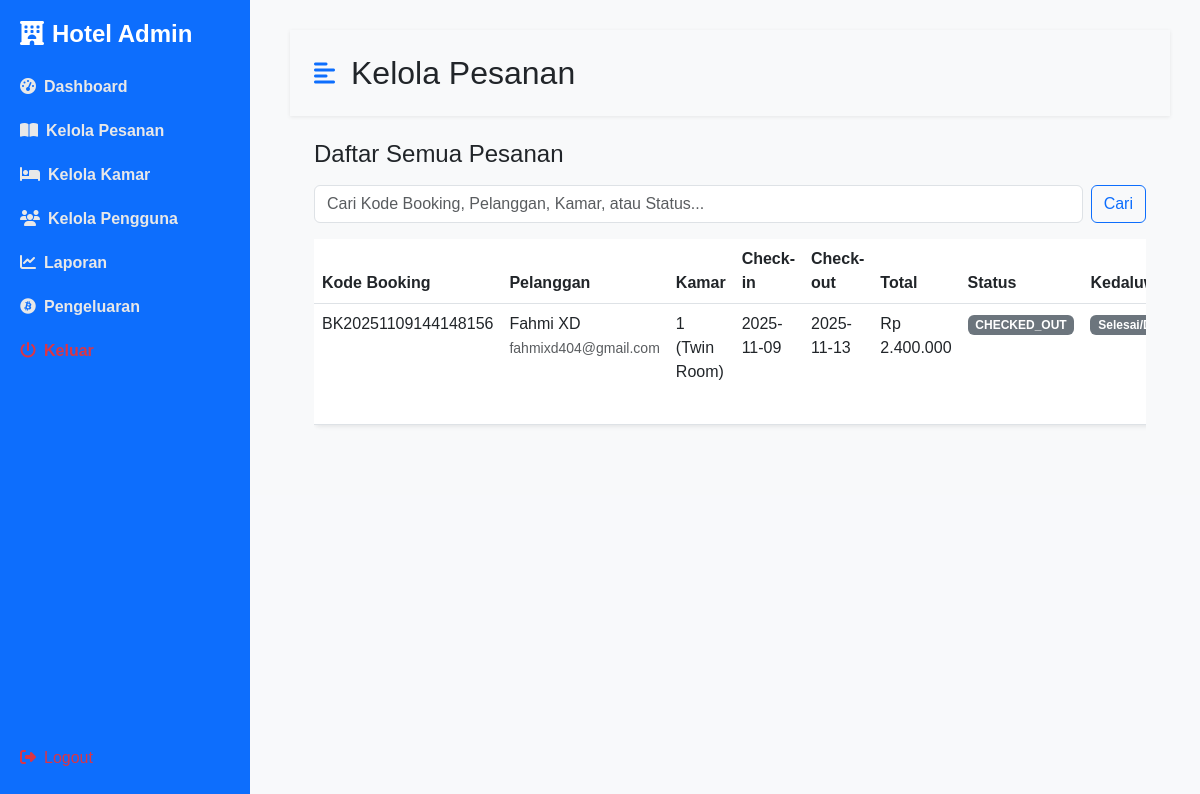
/admin/kelola_pesanan.php (signed in), run on an earlier commit of the app's database.
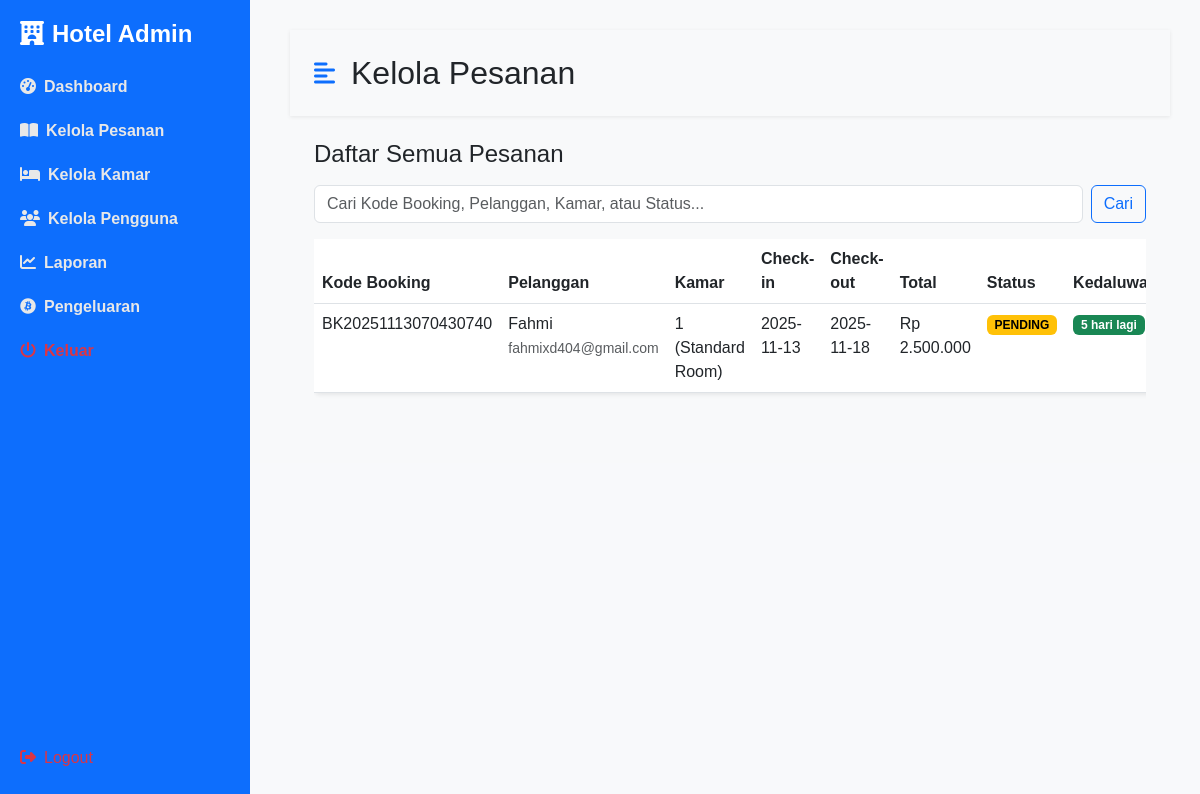
And on a later commit of the database.
### tables this page shows
CREATE TABLE `bookings` (
  `id` int NOT NULL,
  `booking_code` varchar(20) NOT NULL,
  `user_id` int NOT NULL,
  `room_id` int NOT NULL,
  `check_in` date NOT NULL,
  `check_out` date NOT NULL,
  `total_price` decimal(50,2) NOT NULL,
  `status` enum('pending','confirmed','cancelled','checked_in','checked_out','paid','failed') DEFAULT 'pending',
  `created_at` datetime DEFAULT CURRENT_TIMESTAMP
);

CREATE TABLE `users` (
  `id` int NOT NULL,
  `name` varchar(100) NOT NULL,
  `profile_pic` varchar(100) NOT NULL,
  `email` varchar(100) NOT NULL,
  `phone` varchar(20) DEFAULT NULL,
  `password` varchar(255) NOT NULL,
  `role` enum('admin','user') NOT NULL DEFAULT 'user',
  `created_at` datetime DEFAULT CURRENT_TIMESTAMP
);

CREATE TABLE `rooms` (
  `id` int NOT NULL,
  `image` varchar(100) NOT NULL,
  `room_number` varchar(10) NOT NULL,
  `room_type_id` int NOT NULL,
  `floor` int NOT NULL,
  `status` enum('available','maintenance','booked') DEFAULT 'available',
  `created_at` datetime DEFAULT CURRENT_TIMESTAMP
);

CREATE TABLE `room_types` (
  `id` int NOT NULL,
  `name` varchar(100) NOT NULL,
  `description` text,
  `price_per_night` decimal(10,2) NOT NULL,
  `capacity` int NOT NULL,
  `facilities` text,
  `created_at` datetime DEFAULT CURRENT_TIMESTAMP
);

### admin/kelola_pesanan.php (the view, shortened to what this page needs)
<?php
include '../koneksi.php';
$search_term = '';
function calculateExpirationStatus($checkOutDate) {
    $check_out = new DateTime($checkOutDate);
    $expiry_time = $check_out->modify('+1 day');
    $now = new DateTime();
    $interval = $now->diff($expiry_time);
    $time_unit = '';
    $time_value = 0;
    if ($interval->days > 0) {
        $time_value = $interval->days;
        $time_unit = 'hari';
    } elseif ($interval->h > 0) {
        $time_value = $interval->h;
        $time_unit = 'jam';
    } elseif ($interval->i > 0) {
        $time_value = $interval->i;
        $time_unit = 'menit';
    } elseif ($interval->s > 0) {
        $time_value = $interval->s;
        $time_unit = 'detik';
    } else {
        return ['status' => 'Segera berakhir', 'is_expired' => false];
    }
    return ['status' => "$time_value $time_unit lagi", 'is_expired' => false];
}
$query = "
     SELECT
            b.id, b.booking_code, b.check_in, b.check_out, b.total_price, b.status, b.created_at, b.room_id,
            u.name as user_name, u.email as user_email,
            r.room_number,
            rt.name as room_type_name
     FROM bookings b
     JOIN users u ON b.user_id = u.id
     JOIN rooms r ON b.room_id = r.id
     JOIN room_types rt ON r.room_type_id = rt.id
";
$query .= " ORDER BY b.created_at DESC";
if (!empty($search_term)) {
    $stmt = $koneksi->prepare($query);
    $params_ref = array();
    $params_ref[] = &$param_types;
    foreach ($params as $param) {
        $params_ref[] = &$param;
    }
    call_user_func_array(array($stmt, 'bind_param'), $params_ref);
    $stmt->execute();
    $bookings_result = $stmt->get_result();
    $bookings = $bookings_result->fetch_all(MYSQLI_ASSOC);
    $stmt->close();
} else {
    $bookings_result = $koneksi->query($query);
    $bookings = $bookings_result->fetch_all(MYSQLI_ASSOC);
}
if (!empty($bookings)) {
    foreach ($bookings as &$booking) {
        if (in_array($booking['status'], ['checked_out', 'cancelled', 'failed'])) {
             $booking['expired_status'] = '<span class="badge bg-secondary">Selesai/Dihapus</span>';
        } else {
             $expiry_data = calculateExpirationStatus($booking['check_out']);
             if ($expiry_data['is_expired']) {
                 $booking['expired_status'] = '<span class="badge bg-danger">EXPIRED</span>';
             } else {
                 $booking['expired_status'] = '<span class="badge bg-success">' . $expiry_data['status'] . '</span>';
             }
        }
    }
}
?>
<!DOCTYPE html>
<html lang="id">
<head>
    <link href="https://cdn.jsdelivr.net/npm/bootstrap@5.3.0/dist/css/bootstrap.min.css" rel="stylesheet">
    <link rel="stylesheet" href="https://cdnjs.cloudflare.com/ajax/libs/font-awesome/6.4.0/css/all.min.css">
    <link rel="stylesheet" href="../assets/css/admin-style.css">
</head>
<body>
    <div class="d-flex" id="wrapper">
        <?php include 'sidebar.php'; ?>
        <div id="page-content-wrapper" class="content">
            <nav class="navbar navbar-expand-lg navbar-light bg-transparent py-4 px-4">
                 <div class="d-flex align-items-center">
                    <i class="fas fa-align-left primary-text fs-4 me-3" id="menu-toggle"></i>
                    <h2 class="fs-2 m-0">Kelola Pesanan</h2>
                </div>
            </nav>
            <div class="container-fluid px-4">
                <div class="row my-4">
                    <h3 class="fs-4 mb-3">Daftar Semua Pesanan</h3>
                    <div class="col-md-12 mb-3">
                        <form method="GET" action="kelola_pesanan.php" class="d-flex">
                            <input type="text" name="search" class="form-control me-2" placeholder="Cari Kode Booking, Pelanggan, Kamar, atau Status..." value="<?= htmlspecialchars($search_term) ?>">
                            <button type="submit" class="btn btn-outline-primary">Cari</button>
                        </form>
                    </div>
                    <div class="col-md-12">
                        <div class="table-responsive">
                            <table class="table bg-white rounded shadow-sm table-hover">
                                <thead>
                                    <tr>
                                        <th scope="col">Kode Booking</th>
                                        <th scope="col">Pelanggan</th>
                                        <th scope="col">Kamar</th>
                                        <th scope="col">Check-in</th>
                                        <th scope="col">Check-out</th>
                                        <th scope="col">Total</th>
                                        <th scope="col">Status</th>
                                        <th scope="col">Kedaluwarsa</th>
                                    </tr>
                                </thead>
                                <tbody>
                                    <?php if (!empty($bookings)): ?>
                                        <?php foreach ($bookings as $booking): ?>
                                            <tr>
                                                <td><?= htmlspecialchars($booking['booking_code']) ?></td>
                                                <td>
                                                    <?= htmlspecialchars($booking['user_name']) ?><br>
                                                    <small class="text-muted"><?= htmlspecialchars($booking['user_email']) ?></small>
                                                </td>
                                                <td><?= htmlspecialchars($booking['room_number']) ?> (<?= htmlspecialchars($booking['room_type_name']) ?>)</td>
                                                <td><?= htmlspecialchars($booking['check_in']) ?></td>
                                                <td><?= htmlspecialchars($booking['check_out']) ?></td>
                                                <td>Rp <?= number_format($booking['total_price'], 0, ',', '.') ?></td>
                                                <td>
                                                    <span class="badge status-<?= str_replace('_', '-', htmlspecialchars($booking['status'])) ?>">
                                                        <?= strtoupper(htmlspecialchars($booking['status'])) ?>
                                                    </span>
                                                </td>
                                                <td><?= $booking['expired_status'] ?></td>
                                            </tr>
                                        <?php endforeach; ?>
                                    <?php else: ?>
                                        <tr>
                                            <td colspan="9" class="text-center">Tidak ada pesanan yang ditemukan.</td>
                                        </tr>
                                    <?php endif; ?>
                                </tbody>
                            </table>
                        </div>
                    </div>
                </div>
            </div>
        </div>
    </div>
</body>
</html>

### admin/sidebar.php
<div class="sidebar d-flex flex-column justify-content-between">
    <div>
        <h4><i class="fa-solid fa-hotel me-2"></i>Hotel Admin</h4>
        <a href="index.php" class="list-group-item list-group-item-action bg-transparent second-text fw-bold">
            <i class="fas fa-tachometer-alt me-2"></i>Dashboard
        </a>
        <a href="kelola_pesanan.php" class="list-group-item list-group-item-action bg-transparent second-text fw-bold">
            <i class="fas fa-book-open me-2"></i>Kelola Pesanan
        </a>
        <a href="kelola_kamar.php" class="list-group-item list-group-item-action bg-transparent second-text fw-bold">
            <i class="fas fa-bed me-2"></i>Kelola Kamar
        </a>
        <a href="kelola_user.php" class="list-group-item list-group-item-action bg-transparent second-text fw-bold">
            <i class="fas fa-users me-2"></i>Kelola Pengguna
        </a>
        <a href="laporan.php" class="list-group-item list-group-item-action bg-transparent second-text fw-bold">
            <i class="fas fa-chart-line me-2"></i>Laporan
        </a>
        <a href="pengeluaran.php" class="list-group-item list-group-item-action bg-transparent second-text fw-bold">
            <i class="fa-brands fa-bitcoin me-2"></i>Pengeluaran
        </a>
        <a href="../index.php" class="list-group-item list-group-item-action bg-transparent text-danger fw-bold">
            <i class="fas fa-power-off me-2"></i>Keluar
        </a>
    </div>
    <div>
        <a href="../login.php?logout=1" class="text-danger"><i class="fa-solid fa-right-from-bracket me-2"></i>Logout</a>
    </div>
</div>

### assets/css/admin-style.css (style rules this page uses)
:root { --main-bg-color: #f8f9fa; --main-text-color: #000; --primary-color: #0d6efd; --secondary-color: #dee2e6; }
#wrapper { overflow-x: hidden; background-color: var(--main-bg-color); }
#page-content-wrapper { min-width: 100vw; }
#menu-toggle { cursor: pointer; }
.list-group-item { border: none; padding: 20px 30px; color: #fff; }
.primary-text { color: var(--primary-color); }
body { background-color: #f8f9fb; font-family: 'Poppins', sans-serif; }
.navbar { background: white; box-shadow: 0 1px 4px rgba(0, 0, 0, 0.08); }
.sidebar { width: 250px; background: #0d6efd; color: white; height: 100vh; position: fixed; top: 0; left: 0; padding: 20px; }
.sidebar h4 { font-weight: 600; margin-bottom: 1rem; }
.sidebar a { color: #e8e8e8; text-decoration: none; display: block; padding: 10px 0; border-radius: 6px; }
.content { margin-left: 260px; padding: 30px; }
@media (min-width: 768px) { #page-content-wrapper { min-width: 0; width: 100%; } }

### admin/kelola_pesanan.php (style rules this page uses)
.status-pending { background-color: #ffc107; color: #000; }
.status-checked-out { background-color: #6c757d; color: #fff; }

What changed in the data, as far as the page shows it:
removed bookings: booking_code "BK20251109144148156", user.name "Fahmi XD", user.email "fahmixd404@gmail.com", room.room_number "1", room_types.name "Twin Room", check_in "2025-11-09", check_out "2025-11-13", total_price "2.400.000", status "CHECKED_OUT"
added bookings: booking_code "BK20251113070430740", user.name "Fahmi", user.email "fahmixd404@gmail.com", room.room_number "1", room_types.name "Standard Room", check_in "2025-11-13", check_out "2025-11-18", total_price "2.500.000", status "PENDING", check_out "5 hari lagi"
